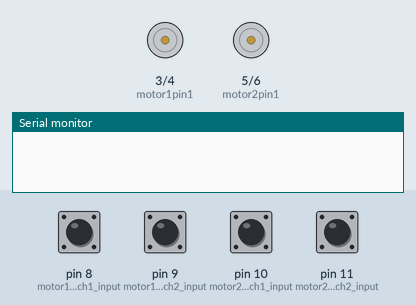
A sketch run on a simulated Arduino Uno, built with avr-gcc and run on an emulated ATmega328P. Parts: motor-driver pin pairs drawn as motors (green arrow = first pin HIGH = forward, orange = second pin HIGH = backward, longer = more drive), the last lines printed to the serial monitor. The test bench sets the inputs (shaded band); at power-on: pin 8 (motor1switch1_input), pin 9 (motor1switch2_input), pin 10 (motor2switch1_input), pin 11 (motor2switch2_input) LOW.

Above: at 1.2 s.
1.3 s: pin 8 (motor1switch1_input) pulled HIGH for 0.15 s
At 1.8 s:
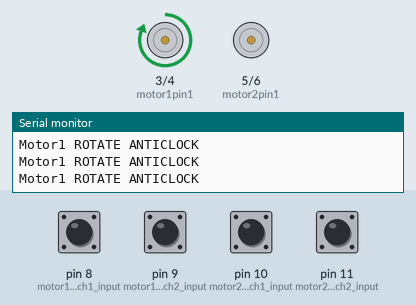
2.9 s: pin 9 (motor1switch2_input) pulled HIGH for 0.15 s
At 4.1 s:
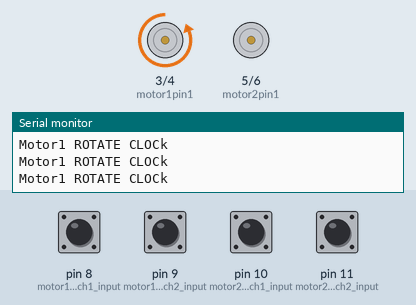
4.5 s: pin 10 (motor2switch1_input) pulled HIGH for 0.15 s
At 5.4 s:
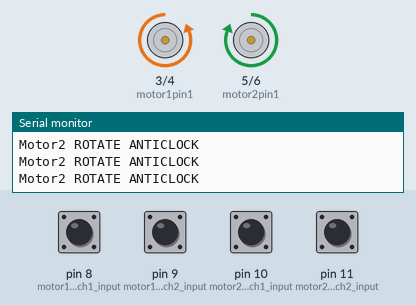
6.1 s: pin 11 (motor2switch2_input) pulled HIGH for 0.15 s
At 6.6 s:
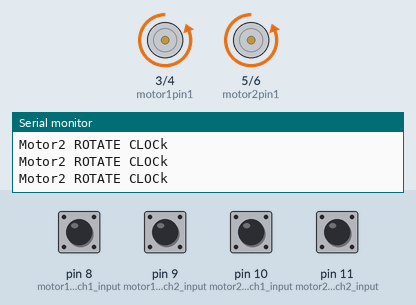
7.7 s: pin 8 (motor1switch1_input) pulled HIGH for 1 s
At 9.1 s:
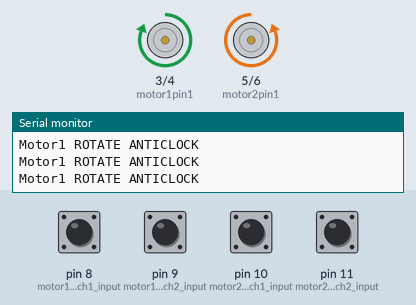
10.2 s: pin 10 (motor2switch1_input) pulled HIGH for 1 s
At 11.0 s:
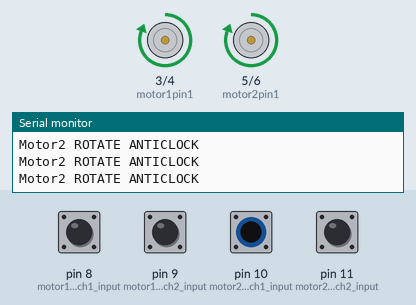
Timing chart, 0 to 13.2 s (numbered marks = the images above; inputs shaded):
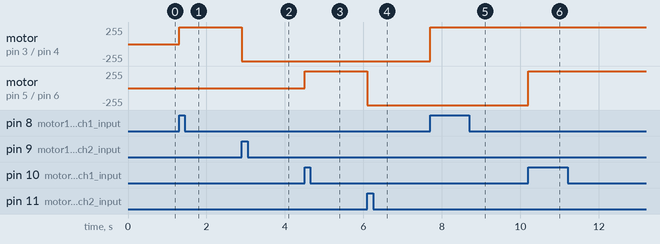

The sketch:

motor.ino
```cpp
/*This code is to control the two gear motors of the prototype. Used total 4 limit switches
2 limit switches for controlling elevation angle and 2 limit switches for controlling azimuth angle

Used 2 channel motor driver to control the two gear motors */


// conected digital pins of arduino uno 3 & 4 to motor driver channel-1 to control motor1 (Eleveation angle)
int motor1pin1 = 3;
int motor1pin2 = 4;


// conected digital pins of arduino uno 5 & 6 to motor driver channel-2 to control motor2 (Eleveation angle)
int motor2pin1 = 5;
int motor2pin2 = 6;

// conected digital pins 8,9 of arduino to limit switch 1 & 2 of motor1
int motor1switch1_input = 8;
int motor1switch2_input = 9;

// conected digital pins 10,11 of arduino to limit switch 1 & 2 of motor2
int motor2switch1_input = 10;
int motor2switch2_input = 11;

/*Taking four variables which tells the state if the switches*/
int motor1switch1_state = 0;
int motor1switch2_state = 0;

int motor2switch1_state = 0;
int motor2switch2_state = 0;

void setup()
{

/*Making digital pins connected to channel-1 of motor driver as OUTPUT*/
  pinMode(motor1pin1, OUTPUT);
  pinMode(motor1pin2, OUTPUT);

/*Making digital pins connected to limit switches of motor-1 as INPUT */
  pinMode(motor1switch1_input, INPUT);
  pinMode(motor1switch2_input, INPUT);

/*Making digital pins connected to channel-2 of motor driver as OUTPUT*/
  pinMode(motor2pin1, OUTPUT);
  pinMode(motor2pin2, OUTPUT);

/*Making digital pins connected to limit switches of motor-1 as INPUT */

  pinMode(motor2switch1_input, INPUT);
  pinMode(motor2switch2_input, INPUT);

  Serial.begin(9600);
}

void loop()
{

/* Reading all values of digital pins connected to the switches*/
  motor1switch1_state = digitalRead(motor1switch1_input);
  motor1switch2_state = digitalRead(motor1switch2_input);

  motor2switch1_state = digitalRead(motor2switch1_input);
  motor2switch2_state = digitalRead(motor2switch2_input);

/*if limit switch1 of motor1 is high that means switch is pressed, so rotate the motor in opposite direction
and operating it in the same way for all the other limit switches*/
  if(motor1switch1_state == HIGH)
  {
     digitalWrite(motor1pin1, HIGH);
     digitalWrite(motor1pin2, LOW);
     Serial.println("Motor1 ROTATE ANTICLOCK");
  }
  else if(motor1switch2_state == HIGH)
  {
     digitalWrite(motor1pin1, LOW);
     digitalWrite(motor1pin2, HIGH);
     Serial.println("Motor1 ROTATE CLOCk");
  }

  if(motor2switch1_state == HIGH)
  {
     digitalWrite(motor2pin1, HIGH);
     digitalWrite(motor2pin2, LOW);
     Serial.println("Motor2 ROTATE ANTICLOCK");
  }
  else if(motor2switch2_state == HIGH)
  {
     digitalWrite(motor2pin1, LOW);
     digitalWrite(motor2pin2, HIGH);
     Serial.println("Motor2 ROTATE CLOCk");
  }

}
```

Measured:
- after the input at 1.3 s, motor on pin 3 (motor1pin1) / pin 4 (motor1pin2): stopped → forward 255/255 at once
- after the input at 2.9 s, motor on pin 3 (motor1pin1) / pin 4 (motor1pin2): forward 255/255 → backward 255/255 at once
- after the input at 4.5 s, motor on pin 5 (motor2pin1) / pin 6 (motor2pin2): stopped → forward 255/255 at once
- after the input at 6.1 s, motor on pin 5 (motor2pin1) / pin 6 (motor2pin2): forward 255/255 → backward 255/255 at once
- after the input at 7.7 s, motor on pin 3 (motor1pin1) / pin 4 (motor1pin2): backward 255/255 → forward 255/255 at once
- after the input at 10.2 s, motor on pin 5 (motor2pin1) / pin 6 (motor2pin2): backward 255/255 → forward 255/255 at once
